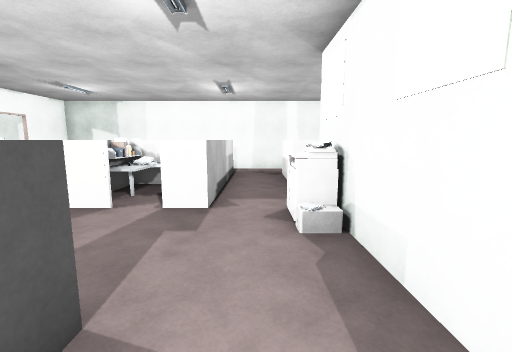
[1] (above)

24 first-person views from a walk through a scene from a Unity 3-D project. The camera is 1.5 m above the floor, tilts 8° down and sees 90° across. The floor is counted in squares, 1 m on a side. Each view is taken from the middle of a square. On the plan, view 1 faces up. The plan holds only what a view shows up to about 13 squares ahead; the rest is blank. The player character is not drawn. Door leaves are left out, so doorways stand open. Some surface patterns are stand-ins.

[2]
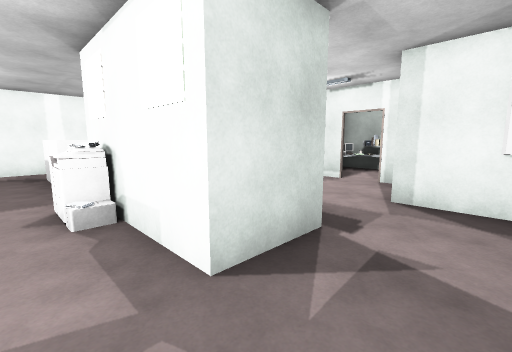

[3]
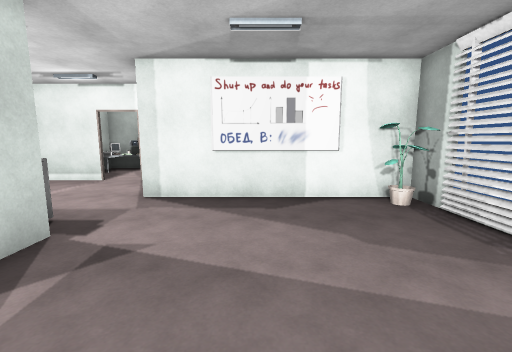

[4]
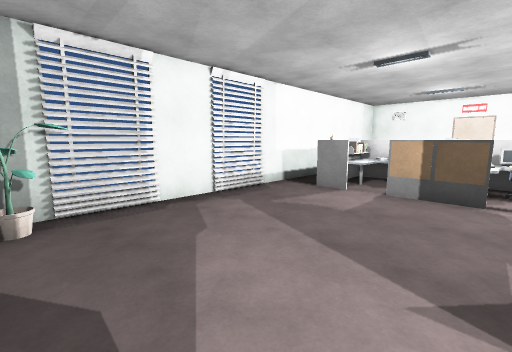

[5]
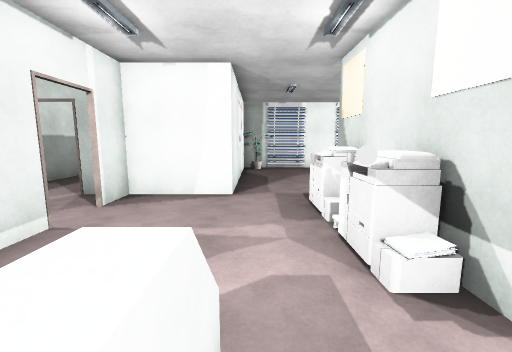

[6]
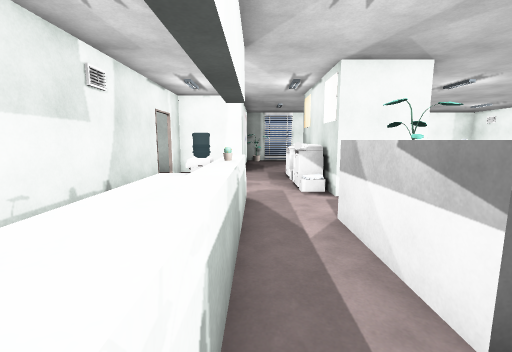

[7]
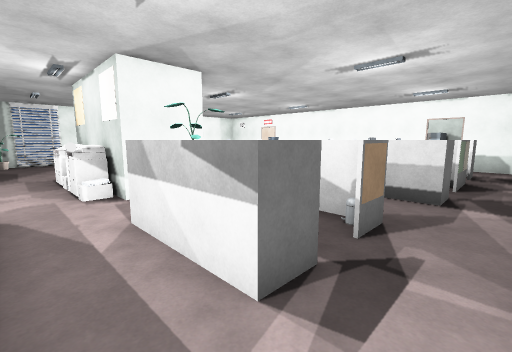

[8]
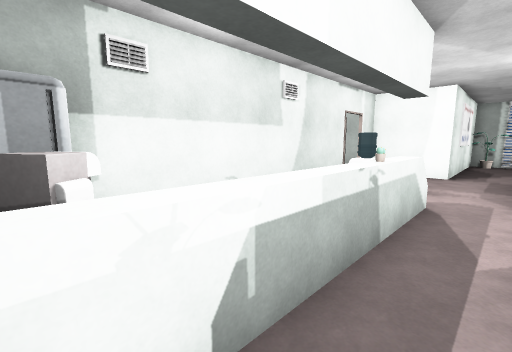

[9]
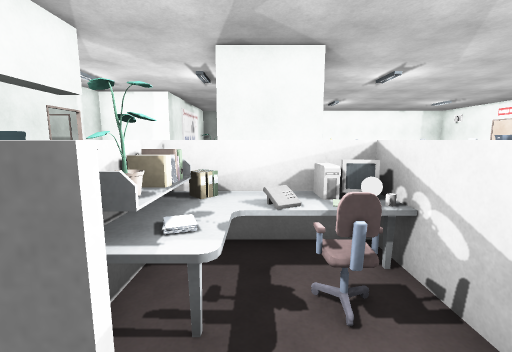

[10]
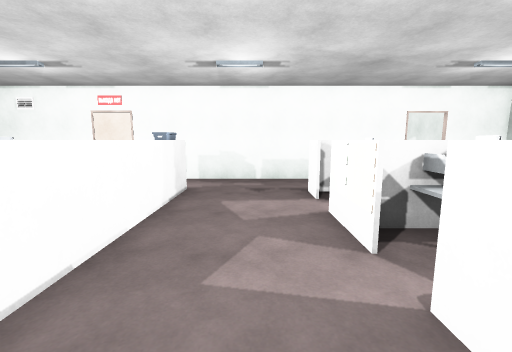

[11]
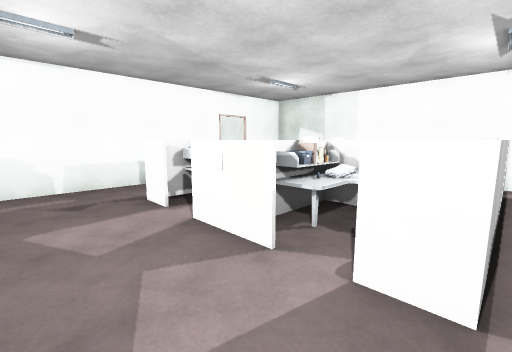

[12]
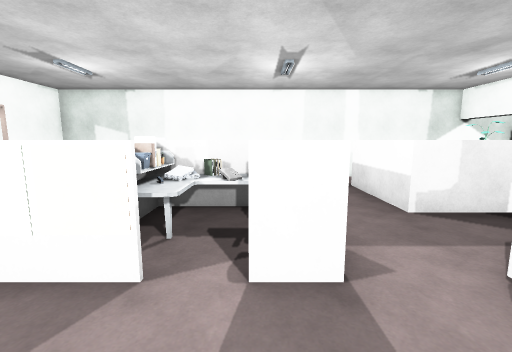

[13]
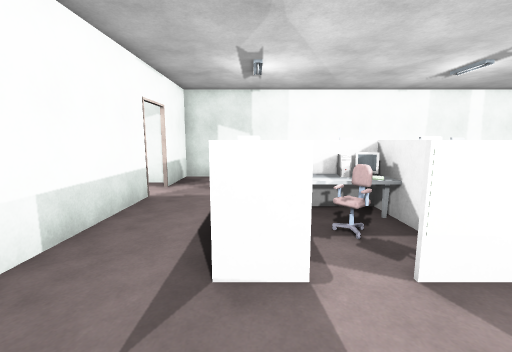

[14]
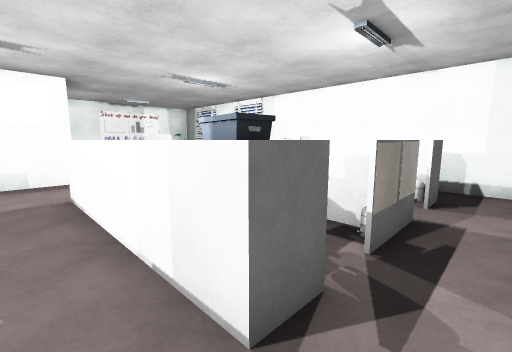

[15]
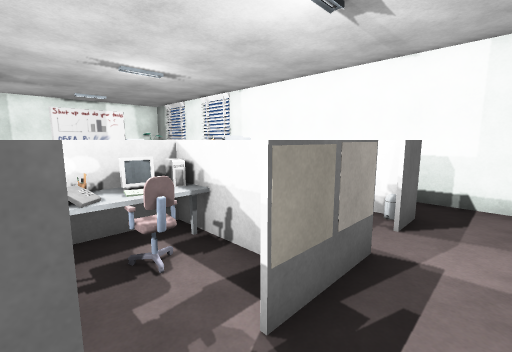

[16]
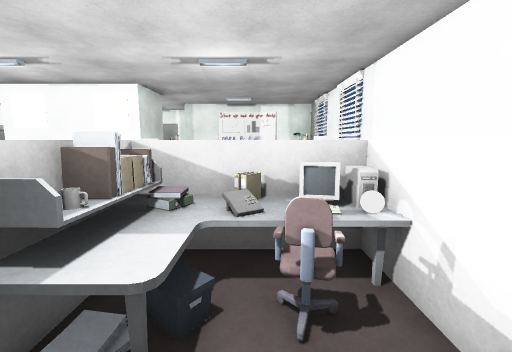

[17]
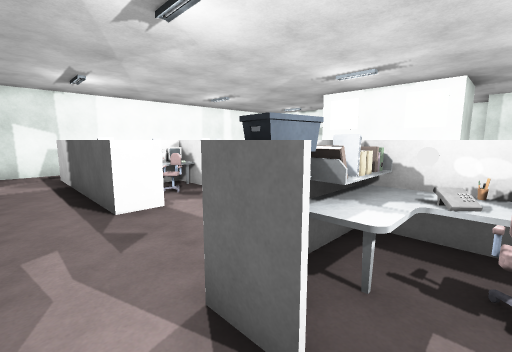

[18]
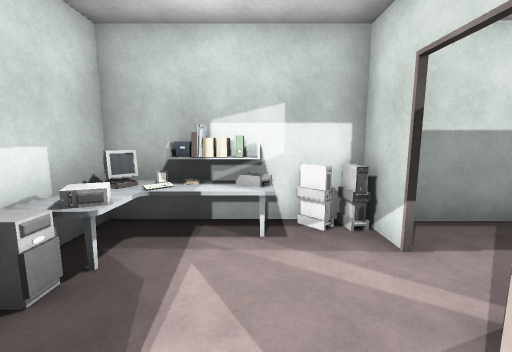

[19]
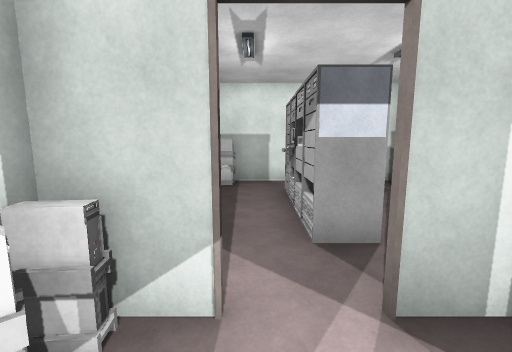

[20]
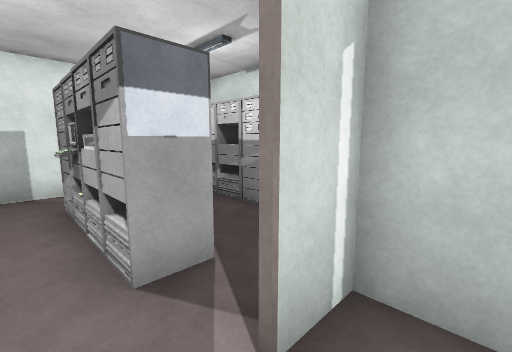

[21]
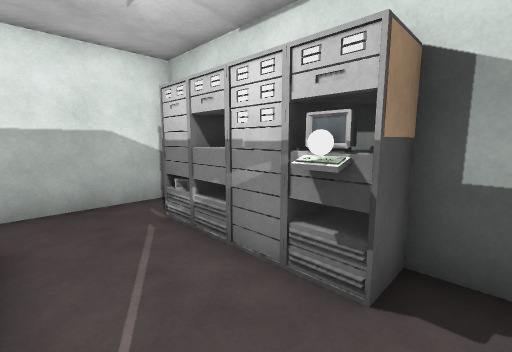

[22]
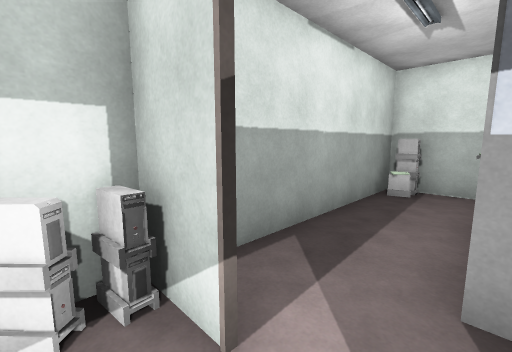

[23]
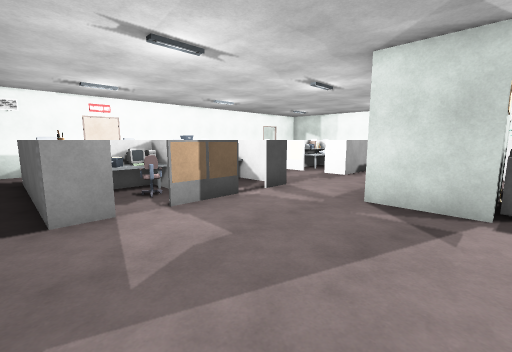

[24]
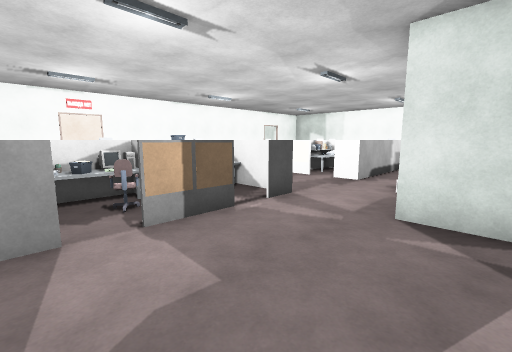

### Floor plan
Points are (right, up) in squares from view 1. A wall is a line through its corners. A room is listed if a view was taken in it or the views show most of it. See-through windows are left out.
Room 1 (views 1, 2, 3, 4, 15, 16, 17, 18, 19, 20, 21, 22, 23, 24)
walls: (3.9, 1.2) (1.5, 1.2) (1.5, 2.6); (6.7, -0.6) (6.7, 1) (10.9, 1); (6.7, 0.1) (6.7, -0.5); (-1.4, -0.2) (-1.4, -2.4); (-1.4, 1.9) (-1.4, 0.8); (6.9, -6.4) (13.7, -6.4) (13.7, 5.8) (11.6, 5.8); (9.6, 2.1) (9.6, 0.9); (-2.2, 1.8) (-3.9, 1.8); (9.5, 3.6) (9.5, 8.5); (3.9, 6.2) (3.9, 3.4); (6.3, 6.4) (6.3, 7.4); (-4.6, 1.8) (-6.2, 1.8); (-5.1, -4.5) (-7.8, -4.5); (-7.4, -1.3) (-6.5, -1.3); (-6.5, -6.1) (6.7, -6.1); (-7.8, -2.4) (-7.8, -0.2); (-7.8, 1.4) (-7.8, 1.9); (-7.6, -4.5) (-5.2, -4.5); (-9.9, 2.6) (-9.9, -2.6)
ways out: opening at (5.5, 6.5) to room 2; opening at (-8.5, 2) to room 3; opening at (0.5, 1.5) to room 3; opening at (-9, -1.5) to room 4; opening at (-8, -3) to room 4; open door at (8.5, 2); open door at (12, 0.5)
objects: other object (-7, 1); other object (-6, -4); other object (-6, -3); other object (-6, -2); other object (-6, 0); other object (-6, 1); other object (-5, -4); other object (-5, -3); other object (-5, -2); other object (-5, -1); other object (-5, 0); other object (-5, 1); other object (-4, -4); other object (-4, -3); other object (-4, -2); other object (-4, 0); other object (-3, -4); other object (-3, -2); other object (-3, 0); other object (-2, -4); other object (4, 2); other object (4, 3); other object (4, 5); other object (5, 5); other object (6, -5); other object (7, -5) to (8, -5); other object (7, -4) to (8, -4); other object (7, -3) to (8, -2); other object (7, -1); other object (8, -1); other object (10, -4) to (11, -4); other object (10, -3) to (11, -3); other object (10, -2) to (11, -1); other object (11, 5); other object (12, 5); other object (13, -6); other object (13, -5); other object (13, 1); other object (13, 2); other object (13, 3); other object (13, 4); other object (13, 5)
Room 2 (views 5, 6, 7, 8, 9)
walls: (4.4, 8.6) (4.4, 8.1); (3.4, 11.4) (4.4, 11.4) (4.4, 10.5); (3.4, 8.2) (1.2, 8.2) (1.2, 11.4) (2.2, 11.4); (1.3, 11) (1.3, 9.5); (1.2, 8.3) (4.4, 8.3); (6.3, 7.4) (6.3, 8.6); (6.9, 7.8) (7.5, 7.8); (1.5, 6.2) (3.9, 6.2); (-1.1, 11.9) (-1.1, 10.4); (-1.1, 7.5) (-1.1, 6.5); (9.5, 8.5) (9.5, 12.2); (8.5, 13.6) (0.5, 13.6)
low walls: (3.9, 5.6) (4.4, 5.7)
ways out: opening at (5.5, 6.5) to room 1; opening at (0.5, 6) to room 3; opening at (0, 11) to room 5; opening at (1.5, 12.5) to room 5
objects: other object (1, 9); other object (2, 9); other object (2, 10); other object (3, 9); other object (4, 9); other object (4, 10); other object (5, 10); other object (7, 8) to (8, 12); other object (7, 12) to (8, 13)
Room 3 (views 10, 11, 12, 13, 14)
walls: (-4.5, 8.7) (-5.6, 8.7); (-6.4, 5.5) (-7.5, 5.5) (-7.5, 6.5); (-7.4, 6.5) (-7.4, 5.8); (-1.1, 6.5) (-1.1, 5.5) (-2.1, 5.5); (-7.5, 10.4) (-7.5, 11.9) (-6.4, 11.9); (-5.4, 11.9) (-3.2, 11.9); (-9.9, 5.5) (-9.9, 2.6); (-9.9, 8.5) (-9.9, 6.5); (-2.1, 11.9) (-1.1, 11.9); (-7.8, 1.9) (-1.4, 1.9); (1.5, 5.4) (1.5, 6.2); (-9.9, 12.6) (-9.9, 11.1); (1.5, 2.6) (1.5, 4.5); (-0.5, 13.6) (-7.4, 13.6)
low walls: (-3.3, 8.2) (-3.4, 7.6); (-2.4, 7.7) (-3.1, 7.7) (-3.1, 6.6)
ways out: opening at (-8.5, 2) to room 1; opening at (0.5, 1.5) to room 1; opening at (0.5, 6) to room 2; opening at (-1.5, 13) to room 5; opening at (-8.5, 11.5) to room 6; opening at (-7, 13) to room 6; opening at (-10, 9.5); open door at (-10.5, 11)
objects: other object (-7, 7); other object (-6, 8); other object (-5, 6); other object (-5, 7); other object (-5, 8); other object (-5, 10); other object (-4, 6); other object (-4, 7); other object (-4, 8); other object (-2, 8); other object (1, 5)
Room 4 (no view inside)
walls: (-7.8, -4.5) (-7.8, -3.5); (-9.9, -2.6) (-9.9, -5.8); (-9.1, -6.1) (-6.5, -6.1)
ways out: opening at (-9, -1.5) to room 1; opening at (-8, -3) to room 1
Room 5 (no view inside)
walls: (0.5, 13.6) (-0.5, 13.6)
ways out: opening at (0, 11) to room 2; opening at (1.5, 12.5) to room 2; opening at (-1.5, 13) to room 3
Room 6 (no view inside)
walls: (-7.4, 13.6) (-9.9, 13.6) (-9.9, 12.6)
ways out: opening at (-8.5, 11.5) to room 3; opening at (-7, 13) to room 3

Positions as (right, up) in squares from view 1, and headings:
1: (0, 0), facing up
2: (0, -1), facing up-right
3: (0, -2), facing right
4: (6, 0), facing down-left
5: (6, 8), facing down
6: (6, 13), facing down
7: (6, 13), facing down-left
8: (5, 13), facing down-right
9: (3, 12), facing down
10: (0, 4), facing left
11: (-1, 3), facing up-left
12: (-2, 3), facing up
13: (-7, 3), facing up
14: (-9, 3), facing down-right
15: (-9, 1), facing down-right
16: (-8, -3), facing right
17: (-9, 0), facing up-right
18: (9, 3), facing right
19: (12, 3), facing down
20: (12, 2), facing down-left
21: (10, 0), facing down-left
22: (11, 2), facing down-right
23: (4, -5), facing up-left
24: (3, -4), facing up-left
